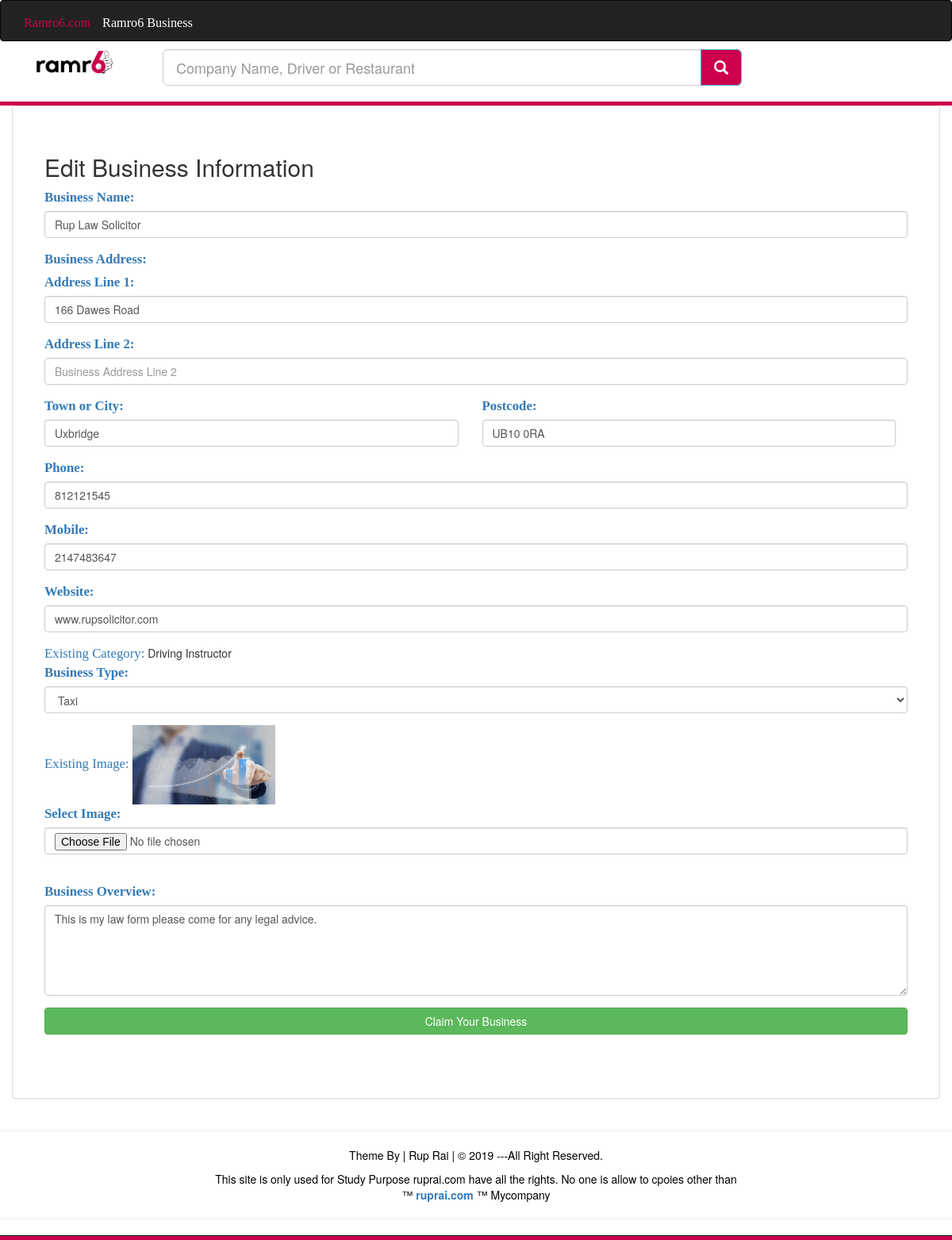
/ClaimBusiness.php?ClaimId=10, run on the app's committed database.
### tables this page shows
CREATE TABLE `business` (
  `id` int(10) NOT NULL,
  `datetime` varchar(50) NOT NULL,
  `name` varchar(200) NOT NULL,
  `address1` varchar(200) NOT NULL,
  `address2` varchar(200) NOT NULL,
  `towncity` varchar(200) NOT NULL,
  `postcode` varchar(100) NOT NULL,
  `phone` int(100) NOT NULL,
  `mobile` int(100) NOT NULL,
  `website` varchar(200) NOT NULL,
  `businesstype` varchar(100) NOT NULL,
  `image` varchar(200) NOT NULL,
  `overview` varchar(10000) NOT NULL,
  `user_id` int(10) NOT NULL
);

### ClaimBusiness.php (the view, shortened to what this page needs)
<!doctype html>
<html>
<head>
	<link rel="stylesheet" href="https://maxcdn.bootstrapcdn.com/bootstrap/3.3.7/css/bootstrap.min.css">
	<link rel="stylesheet" href="https://cdnjs.cloudflare.com/ajax/libs/font-awesome/4.7.0/css/font-awesome.min.css">
	<link rel="stylesheet" href="css/adminstyles.css">
</head>
<body>
	<nav class="navbar navbar-inverse" role="navigation">
		<div class="container">
			<div class="navbar-header">
				<div>
				<a class="navbar-brand" href="Company.php">
					<span class="BrandName">Ramro6.com</span></a>
				<a class="navbar-brand" href="Clienthome.php">
					<span class="BrandName" style="color:#FFFFFF;">Ramro6 Business</span></a>
			</div>
			<div class="collapse navbar-collapse" id="collapse"></div>
		</div>
		</div>
	</nav>
	<div class="container">
            <div class="col-sm-2">
                <a href="Home.php">
                <img src="images/ramro-logo.jpg" width="100" height="50" class="img-responsive BrandImage">
				</a>
            </div>
            <div class="flipkart-navbar-search smallsearch col-sm-8 col-xs-11" style="margin: -10px 0 20px -30px;">
				<form action="Dashboard.php">
					<div id="custom-search-input">
						<div class="input-group col-md-12">
							<input type="text" name="Search" class="form-control input-lg" placeholder="Company Name, Driver or Restaurant" />
							<span class="input-group-btn">
								<button class="btn btn-info btn-lg" type="button" name="SearchButton">
									<i class="glyphicon glyphicon-search"></i>
								</button>
							</span>
						</div>
					</div>
				</form>
            </div>
		<div class="col-sm-2" style="margin-top: -5px;">
            </div>
        </div>
	<div class="Line topspace"></div>
	<div class="container">
		<div class="row">
		<div class="col panel panel-default" style="padding: 40px;">
			<?php
				$SearchQueryParameter = $_GET["ClaimId"];
				$UserIdFromURL=$_GET["UserId"];
				$ActualOwnerId=mysql_fetch_row(mysql_query("SELECT user_id FROM business WHERE id='$SearchQueryParameter'"));
				if($ActualOwnerId[0] == 2 || $ActualOwnerId[0] == 3 || $ActualOwnerId[0] == 4){
			?>
				<h2>Edit Business Information</h2>
				<div>
					<?php
						$SearchQueryParameter=$_GET['ClaimId'];
						$Query = "SELECT * FROM business WHERE id='$SearchQueryParameter'";
						$ExecuteQuery=mysql_query($Query);
						while($DataRows=mysql_fetch_array($ExecuteQuery)){
							$Businessname = $DataRows['name'];
							$Address1 = $DataRows['address1'];
							$Address2 = $DataRows['address2'];
							$TownCity = $DataRows['towncity'];
							$Postcode = $DataRows['postcode'];
							$Phone = $DataRows['phone'];
							$Mobile = $DataRows['mobile'];
							$Website = $DataRows['website'];
							$Category = $DataRows['businesstype'];
							$Image=$DataRows['image'];
							$Overview = $DataRows['overview'];
						}
					?>
				<form action="ClaimBusiness.php?ClaimId=<?php echo $SearchQueryParameter;?>&UserId=<?php echo $UserIdFromURL;?>" method="post" enctype="multipart/form-data">
					<fieldset>
						<div class="form-group">
							<label for="Businessname"><span class="FieldInfo">Business Name:</span></label>
							<input value="<?php echo $Businessname;?>" class="form-control" type="text" name="Businessname" id="Businessname" placeholder="Business Name">
						</div>
						<div class="form-group">
							<label for="Businessaddress"><span class="FieldInfo">Business Address:</span></label><br>
							<label for="Address1"><span class="FieldInfo">Address Line 1:</span></label>
							<input value="<?php echo $Address1;?>"  class="form-control" type="text" name="Address1" id="Address1" placeholder="Business Address Line 1">
						</div>
						<div class="form-group">
							<label for="Address2"><span class="FieldInfo">Address Line 2:</span></label>
							<input value="<?php echo $Address2;?>" class="form-control" type="text" name="Address2" id="Address2" placeholder="Business Address Line 2">
						</div>
						<div class="form-row" style="margin-left: -15px;">
    			 			<div class="form-group col-md-6">
							<label for="TownCity"><span class="FieldInfo">Town or City:</span></label>
      						<input value="<?php echo $TownCity;?>"  type="text" class="form-control" name="TownCity" id="TownCity" placeholder="Town or City">
    						</div>
							<div class="form-group col-md-6">
							<label for="Postcode"><span class="FieldInfo">Postcode:</span></label>
      						<input value="<?php echo $Postcode;?>"  type="text" class="form-control" name="Postcode" id="Postcode" placeholder="Postcode">
    						</div>
						</div>
						<div class="form-group">
							<label for="Phone"><span class="FieldInfo">Phone:</span></label>
							<input value="<?php echo $Phone;?>"  class="form-control" type="text" name="Phone" id="Phone" placeholder="Business Phone Number">
						</div>
						<div class="form-group">
							<label for="Mobile"><span class="FieldInfo">Mobile:</span></label>
							<input value="<?php echo $Mobile;?>"  class="form-control" type="text" name="Mobile" id="Mobile" placeholder="Mobile Number">
						</div>
						<div class="form-group">
							<label for="Website"><span class="FieldInfo">Website:</span></label>
							<input value="<?php echo $Website;?>"  class="form-control" type="text" name="Website" id="Website" placeholder="Website">
						</div>
						<div class="form-group">
							<span class="FieldInfo">Existing Category:</span>
							<?php echo $Category."<br>"; ?>
							<label for=categoryselect><span class="FieldInfo">Business Type:</span></label>
							<select class="form-control" id="categoryselect" name="Category">
								<?php
									$ViewQuery = "SELECT * FROM category ORDER BY datetime DESC";
									$Execute=mysql_query($ViewQuery);
									while($DataRows=mysql_fetch_array($Execute)){
										$CategoryName=$DataRows["name"];
								?>
								<option><?php echo $CategoryName; ?></option>
								<?php } ?>
							</select>
						</div>
						<div class="form-group">
							<span class="FieldInfo">Existing Image:</span>
							<img src="Upload/<?php echo $Image; ?>" width="180" height="100">
							<br>
							<label for="imageselect"><span class="FieldInfo">Select Image:</span></label>
							<input type="file" class="form-control" name="Image" id="imageselect">
						</div><br>
						<div class="form-group">
							<label for="Overview"><span class="FieldInfo">Business Overview:</span></label>
							<textarea class="form-control" name="Overview" id="Overviewarea" placeholder="Provide Some Information About Your Business" rows="5"><?php echo $Overview;?></textarea>
						</div>
						<input class="btn btn-success btn-block" type="submit" name="Submit" value="Claim Your Business">
						<br><br>
					</fieldset>
				</form>
				</div>
			<?php
				}else{
					echo "Already Claimed Business Please Contact Administrator";
				}
			?>
			</div>
		</div>
	</div>
<div>
<hr>
	<div id="footer">
		<p>
		Theme By | Rup Rai | &copy; 2019 ---All Right Reserved.
		</p>
		<p>
		This site is only used for Study Purpose ruprai.com have all the rights. No one is allow to cpoies other than <br>&trade; <a style="text-decoration: none; cursor: pointer; font-weight: bold;" href="#">ruprai.com</a> &trade; Mycompany
			<hr>
		</p>
	</div>
	<div class="Line topspace"></div>
</div>
</body>
</html>

### css/adminstyles.css (style rules this page uses)
body { background-color: #FFFFFF; }
.BrandName { font-family: Cambria, "Hoefler Text", "Liberation Serif", Times, "Times New Roman", "serif"; font-size: 0.9em; color: #cd004d; }
.BrandImage { margin-top: -15px; }
.topspace { height: 5px; background:#cd004d; }
#custom-search-input button { background: #cd004d; }
.FieldInfo { color: #337ab7; font-family: Cambria, "Hoefler Text", "Liberation Serif", Times, "Times New Roman", "serif"; font-size: 1.2em; }
#footer { border-bottom: 1px solid black; color: #000000; text-align: center; }
body { transition: background-color .5s; }

### data on the page
business: Businessname "Rup Law Solicitor", Address1 "166 Dawes Road", TownCity "Uxbridge", Postcode "UB10 0RA", Phone "812121545", Mobile "2147483647", Website "www.rupsolicitor.com", businesstype "Driving Instructor", image (picture), Overview "This is my law form please come for any legal advice."

### other printed values
form field Category "Taxi"
